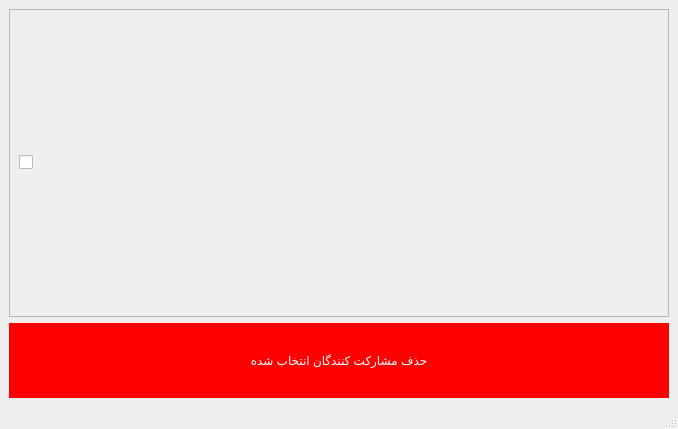
<?xml version="1.0" encoding="UTF-8"?>
<ui version="4.0">
 <class>MainWindow</class>
 <widget class="QMainWindow" name="MainWindow">
  <property name="geometry">
   <rect>
    <x>0</x>
    <y>0</y>
    <width>678</width>
    <height>429</height>
   </rect>
  </property>
  <property name="windowTitle">
   <string>MainWindow</string>
  </property>
  <widget class="QWidget" name="centralwidget">
   <layout class="QVBoxLayout" name="verticalLayout_2">
    <item>
     <widget class="QScrollArea" name="scrollArea">
      <property name="widgetResizable">
       <bool>true</bool>
      </property>
      <widget class="QWidget" name="scrollAreaWidgetContents">
       <property name="geometry">
        <rect>
         <x>0</x>
         <y>0</y>
         <width>658</width>
         <height>306</height>
        </rect>
       </property>
       <layout class="QVBoxLayout" name="verticalLayout">
        <item>
         <layout class="QHBoxLayout" name="horizontalLayout">
          <item>
           <widget class="QCheckBox" name="checkBox">
            <property name="text">
             <string/>
            </property>
           </widget>
          </item>
         </layout>
        </item>
       </layout>
      </widget>
     </widget>
    </item>
    <item>
     <widget class="QPushButton" name="pushButton">
      <property name="minimumSize">
       <size>
        <width>0</width>
        <height>75</height>
       </size>
      </property>
      <property name="styleSheet">
       <string notr="true">QPushButton{
	background-color:red;
	color:white;
	border:0px;
}

QPushButton:pressed{
	background-color:lightgreen;
}</string>
      </property>
      <property name="text">
       <string>حذف مشارکت کنندگان انتخاب شده</string>
      </property>
     </widget>
    </item>
   </layout>
  </widget>
  <widget class="QStatusBar" name="statusbar"/>
 </widget>
 <resources/>
 <connections/>
</ui>
